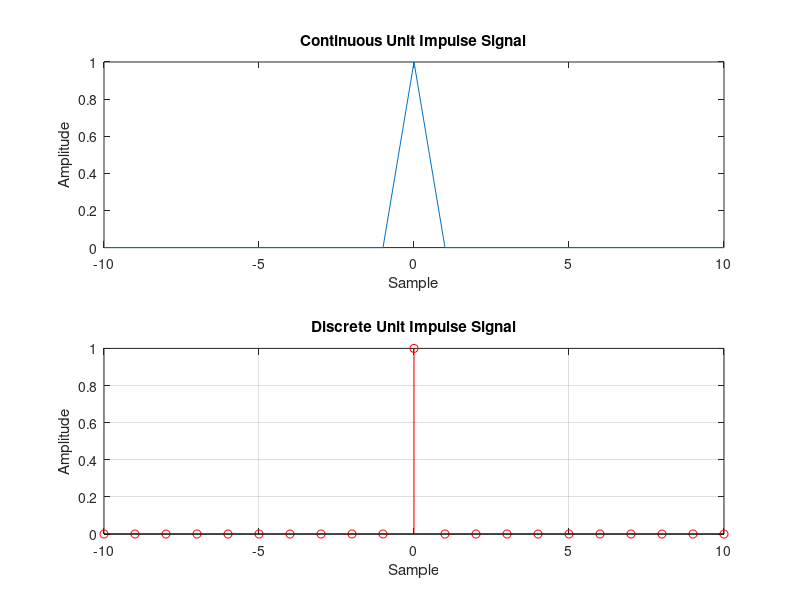

The MATLAB script that drew this image:
 % Parameters for the unit impulse signal
  %n=10; 
 t=-10:1:10;
    signal=zeros(size(t));
   signal(t==0)=1;
   % signal=[zeros(1,n),1,zeros(1,n)];  
   
   
  subplot(211);
    plot(t,signal);
    xlabel('Sample');
    ylabel('Amplitude');
    title('Continuous Unit Impulse Signal');
    subplot(212);
     stem(t,signal,'r');
    xlabel('Sample');
    ylabel('Amplitude');
    title('Discrete Unit Impulse Signal');
  
    grid on;